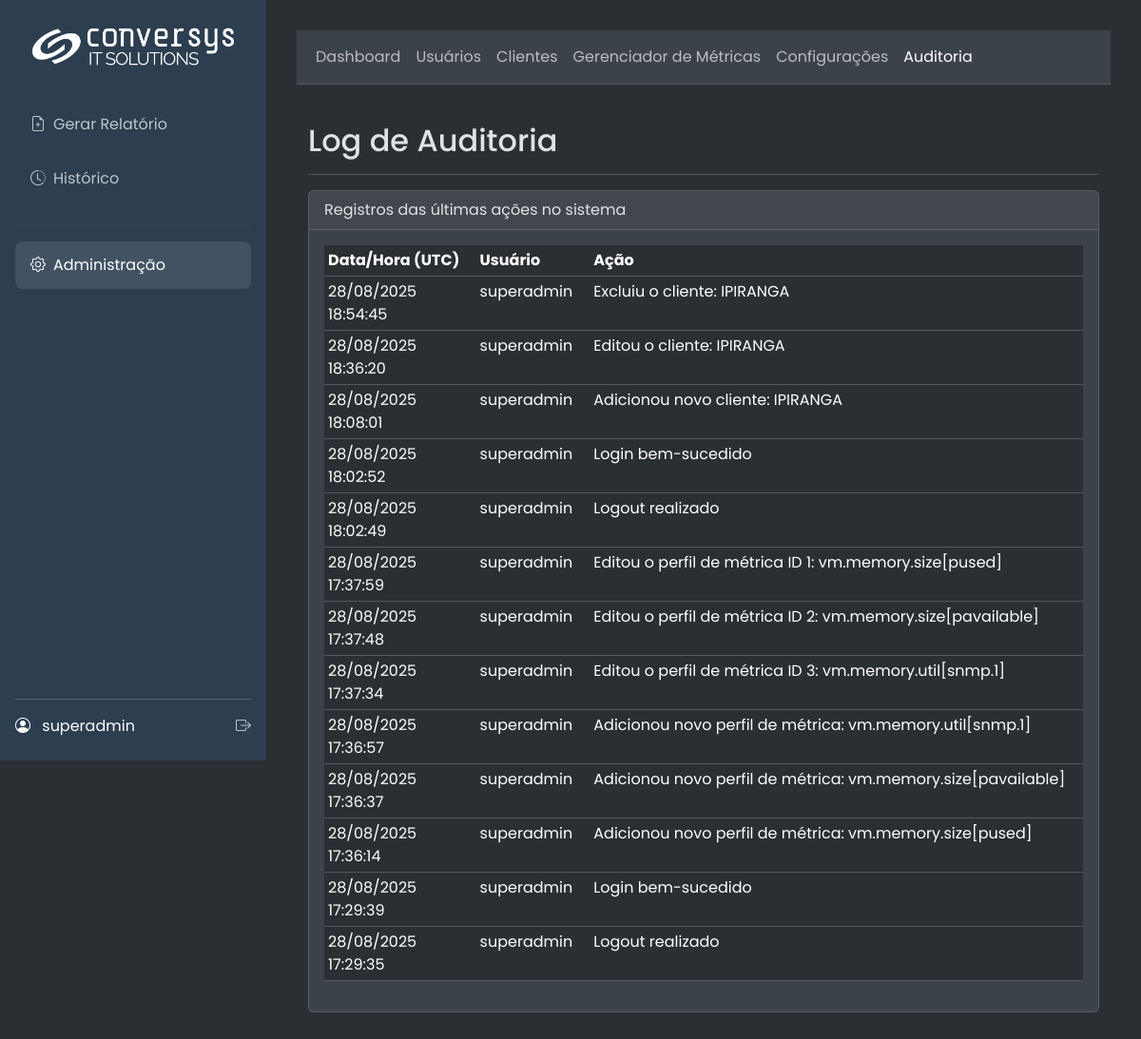
The page /admin/audit (signed in) on the database its author committed.
### app/models.py (models this page shows, shortened)
class SystemConfig(db.Model):
    id = db.Column(db.Integer, primary_key=True)
    company_name = db.Column(db.String(100), default="Conversys IT Solutions")
    footer_text = db.Column(db.String(255), default=f"Conversys IT Solutions Copyright {dt.datetime.now().year} – Todos os direitos Reservados | Política de privacidade")
    primary_color = db.Column(db.String(7), default="#2c3e50")
    secondary_color = db.Column(db.String(7), default="#3498db")
    logo_dark_bg_path = db.Column(db.String(255), nullable=True)
    logo_light_bg_path = db.Column(db.String(255), nullable=True)
    login_background_path = db.Column(db.String(255), nullable=True)
    default_cover_path = db.Column(db.String(255), nullable=True)
    color_scheme = db.Column(db.String(10), default="light")
    color_bg_main = db.Column(db.String(7), default="#f8f9fa")
    color_bg_card = db.Column(db.String(7), default="#ffffff")
    color_text_light = db.Column(db.String(7), default="#212529")
    color_border = db.Column(db.String(7), default="#dee2e6")
    login_media_path = db.Column(db.String(255), nullable=True)
    report_cover_path = db.Column(db.String(255), nullable=True)
    report_final_page_path = db.Column(db.String(255), nullable=True)

class User(UserMixin, db.Model):
    id = db.Column(db.Integer, primary_key=True)
    username = db.Column(db.String(64), index=True, unique=True)
    email = db.Column(db.String(120), index=True, unique=True)
    password_hash = db.Column(db.String(256))
    role_id = db.Column(db.Integer, db.ForeignKey('role.id'))
    reports = db.relationship('Report', backref='user', lazy='dynamic')
    clients = db.relationship('Client', secondary=user_client_association, back_populates='users')
    def has_role(self, role_name):
        return self.role.name == role_name

class AuditLog(db.Model):
    id = db.Column(db.Integer, primary_key=True)
    user_id = db.Column(db.Integer, db.ForeignKey('user.id'), nullable=True)
    username = db.Column(db.String(64), nullable=False)
    action = db.Column(db.String(255), nullable=False)
    timestamp = db.Column(db.DateTime, default=dt.datetime.utcnow)
    user = db.relationship('User', backref='audit_logs')

### app/admin/routes.py (the view)
@admin.route('/audit')
@admin_required
def audit_log():
    logs = AuditLog.query.order_by(AuditLog.timestamp.desc()).limit(200).all()
    return render_template('admin/audit_log.html', title="Log de Auditoria", logs=logs)

### app/__init__.py (called while the page is built)
@login_manager.user_loader
def load_user(user_id):
    from .models import User
    return db.session.get(User, int(user_id))

### app/main/routes.py (called while the page is built)
@main.before_app_request
def before_request_func():
    g.sys_config = SystemConfig.query.first()

### app/utils.py (called while the page is built)
def admin_required(f):
    @wraps(f)
    @login_required
    def decorated_function(*args, **kwargs):
        if not (current_user.has_role('admin') or current_user.has_role('super_admin')):
            flash('Acesso negado. Você não tem permissão para acessar esta área.', 'danger')
            return redirect(url_for('main.gerar_form'))
        return f(*args, **kwargs)
    return decorated_function

### app/templates/admin/audit_log.html (shortened to what this page needs)
{% extends 'admin/base.html' %}
{% block admin_content %}
<div class="container-fluid">
    <div class="d-flex justify-content-between flex-wrap flex-md-nowrap align-items-center pt-3 pb-2 mb-3 border-bottom">
        <h1 class="h2">Log de Auditoria</h1>
    </div>
    <div class="card">
        <div class="card-header">
            Registros das últimas ações no sistema
        </div>
        <div class="card-body">
            <div class="table-responsive">
                <table class="table table-sm table-hover">
                    <thead>
                        <tr>
                            <th style="width: 20%;">Data/Hora (UTC)</th>
                            <th style="width: 15%;">Usuário</th>
                            <th>Ação</th>
                        </tr>
                    </thead>
                    <tbody>
                        {% for log in logs %}
                        <tr>
                            <td>{{ log.timestamp.strftime('%d/%m/%Y %H:%M:%S') }}</td>
                            <td>{{ log.username }}</td>
                            <td>{{ log.action }}</td>
                        </tr>
                        {% else %}
                        <tr>
                            <td colspan="3" class="text-center text-muted p-4">Nenhum registro de auditoria encontrado.</td>
                        </tr>
                        {% endfor %}
                    </tbody>
                </table>
            </div>
        </div>
    </div>
</div>
{% endblock %}

### app/templates/base.html (shortened to what this page needs)
<!DOCTYPE html>
<html lang="pt-br" data-bs-theme="{{ g.sys_config.color_scheme | default('dark') }}">
<head>
    <link href="https://cdn.jsdelivr.net/npm/bootstrap@5.3.3/dist/css/bootstrap.min.css" rel="stylesheet">
    <link rel="stylesheet" href="https://cdn.jsdelivr.net/npm/bootstrap-icons@1.11.3/font/bootstrap-icons.min.css">
</head>
<body>
    <div class="d-flex">
        <div class="sidebar">
            <a href="{{ url_for('main.index') }}" class="logo">
                {% if g.sys_config.logo_dark_bg_path %}
                    <img src="{{ url_for('main.uploaded_file', filename=g.sys_config.logo_dark_bg_path) }}" alt="Logo">
                {% else %}
                    <span>{{ g.sys_config.company_name }}</span>
                {% endif %}
            </a>
            <ul class="nav flex-column">
                <li><a href="{{ url_for('main.gerar_form') }}" class="nav-link {% if request.endpoint == 'main.gerar_form' %}active{% endif %}"><i class="bi bi-file-earmark-plus me-2"></i>Gerar Relatório</a></li>
                <li><a href="{{ url_for('main.history') }}" class="nav-link {% if request.endpoint == 'main.history' %}active{% endif %}"><i class="bi bi-clock-history me-2"></i>Histórico</a></li>
                {% if current_user.has_role('admin') or current_user.has_role('super_admin') %}
                <hr style="border-color: rgba(255,255,255,0.2);">
                <li><a href="{{ url_for('admin.dashboard') }}" class="nav-link {% if 'admin.' in request.endpoint %}active{% endif %}"><i class="bi bi-gear me-2"></i>Administração</a></li>
                {% endif %}
            </ul>
            <div class="user-info">
                <div class="d-flex justify-content-between align-items-center">
                    <div>
                        <i class="bi bi-person-circle me-2"></i>
                        <span>{{ current_user.username }}</span>
                    </div>
                    <a href="{{ url_for('auth.logout') }}" title="Sair"><i class="bi bi-box-arrow-right"></i></a>
                </div>
            </div>
        </div>
        <div class="main-content flex-grow-1">
            {% block content %}{% endblock %}
        </div>
    </div>
</body>
</html>

### rows shown on the page
SystemConfig: logo_dark_bg_path (picture)
User: username "superadmin"
AuditLog: timestamp "28/08/2025 18:54:45", username "superadmin", action "Excluiu o cliente: IPIRANGA"
AuditLog: timestamp "28/08/2025 18:36:20", username "superadmin", action "Editou o cliente: IPIRANGA"
AuditLog: timestamp "28/08/2025 18:08:01", username "superadmin", action "Adicionou novo cliente: IPIRANGA"
AuditLog: timestamp "28/08/2025 18:02:52", username "superadmin", action "Login bem-sucedido"
AuditLog: timestamp "28/08/2025 18:02:49", username "superadmin", action "Logout realizado"
AuditLog: timestamp "28/08/2025 17:37:59", username "superadmin", action "Editou o perfil de métrica ID 1: vm.memory.size[pused]"
AuditLog: timestamp "28/08/2025 17:37:48", username "superadmin", action "Editou o perfil de métrica ID 2: vm.memory.size[pavailable]"
AuditLog: timestamp "28/08/2025 17:37:34", username "superadmin", action "Editou o perfil de métrica ID 3: vm.memory.util[snmp.1]"
AuditLog: timestamp "28/08/2025 17:36:57", username "superadmin", action "Adicionou novo perfil de métrica: vm.memory.util[snmp.1]"
AuditLog: timestamp "28/08/2025 17:36:37", username "superadmin", action "Adicionou novo perfil de métrica: vm.memory.size[pavailable]"
AuditLog: timestamp "28/08/2025 17:36:14", username "superadmin", action "Adicionou novo perfil de métrica: vm.memory.size[pused]"
AuditLog: timestamp "28/08/2025 17:29:39", username "superadmin", action "Login bem-sucedido"
AuditLog: timestamp "28/08/2025 17:29:35", username "superadmin", action "Logout realizado"
